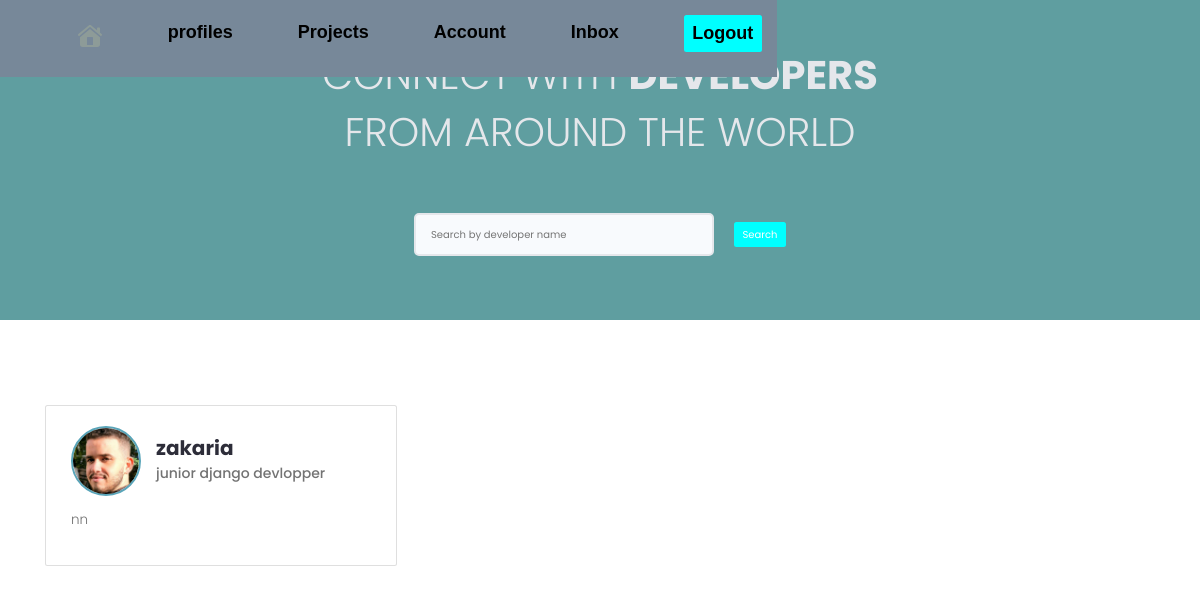
The app's page / (signed in) with its own data.
### users/models.py (models this page shows, shortened)
class Profile(models.Model):
    user = models.OneToOneField(
        User, on_delete=models.CASCADE, null=True, blank=True)
    name = models.CharField(max_length=200, blank=True, null=True)
    email = models.EmailField(max_length=500, blank=True, null=True)
    username = models.CharField(max_length=200, blank=True, null=True)
    location = models.CharField(max_length=200, blank=True, null=True)
    short_intro = models.CharField(max_length=200, blank=True, null=True)
    bio = models.TextField(blank=True, null=True)
    profile_image = models.ImageField(
        null=True, blank=True, upload_to='profiles/', default='user-default.png')
    social_github = models.CharField(max_length=200, blank=True, null=True)
    social_twitter = models.CharField(max_length=200, blank=True, null=True)
    social_linkedin = models.CharField(max_length=200, blank=True, null=True)
    social_youtube = models.CharField(max_length=200, blank=True, null=True)
    social_website = models.CharField(max_length=200, blank=True, null=True)
    created = models.DateTimeField(auto_now_add=True)
    id = models.UUIDField(default=uuid.uuid4, unique=True,
                          primary_key=True, editable=False)

### users/views.py (the view)
# urls.py: path('', views.profile, name='profile'),
def profile(request):
    search_query = ''
    if request.GET.get('search_query'):
        search_query = request.GET.get('search_query')
        print('search:', search_query)
    profiles = Profile.objects.filter(
        Q(name__icontains=search_query) | Q(short_intro__icontains=search_query))
    context = {"profile": profiles,
               "search_query": search_query}
    return render(request, "users/profiles.html", context)

### users/templates/users/profiles.html (shortened to what this page needs)
{% extends 'main.html' %}
{% block content %}
<main class="home">
    <section class="hero-section text-center">
      <div class="container container--narrow">
        <div class="hero-section__box">
          <h2>CONNECT WITH <span>DEVELOPERS</span></h2>
          <h2>FROM AROUND THE WORLD</h2>
        </div>
        <div class="hero-section__search">
          <form class="form" action="#" method="get">
            <div class="form__field">
              <input class="input input--text" id="formInput#search" type="text" name="search_query"
              value="{{search_query}}"  placeholder="Search by developer name" />
            </div>
            <input class="btn btn--sub btn--lg" type="submit" value="Search" />
          </form>
        </div>
      </div>
    </section>
    <section class="devlist">
      <div class="container">
        <div class="grid grid--three">
{% for p in profile %}
          <div class="column card">
            <div class="dev">
              <a href="{% url 'user-profile' p.id %}" class="card__body">
                <div class="dev__profile">
                  <img class="avatar avatar--md" src="{{p.profile_image.url}}" alt="image" />
                  <div class="dev__meta">
                    <h3>{{p.username}}</h3>
                    <h5>{{p.short_intro|slice:"60"}}</h5>
                  </div>
                </div>
                <p class="dev__info">
                    {{p.bio|slice:"100"}}
                </p>
              </a>
            </div>
          </div>
          {% endfor %}
        </div>
      </div>
    </section>
  </main>
{% endblock content %}

### static/styles/app.css (style rules this page uses)
:root { --color-sub: #2d2d39; }
.btn--sub { background-color: aqua; }
.card { border: 2px solid var(--color-light); }
img { width: 100%; }
.hero-section { height: 40vh; display: flex; align-items: center; background-color: cadetblue; }
.hero-section__box { margin-bottom: 4rem; }
.hero-section__box > h2, .hero-section__box > h2 > span { font-size: 4rem; color: var(--color-light); line-height: 1.3; text-transform: uppercase; }
.hero-section__box > h2 { font-weight: 300; }
.hero-section__box > h2 > span { font-weight: 700; }
.hero-section__search > .form { display: flex; align-items: center; justify-content: center; gap: 2rem; }
.hero-section__search > .form input.input--text { width: 30rem; }
.devlist { margin-top: 8rem; }
.devlist .grid { align-items: stretch; }
.devlist .dev .dev__profile { display: flex; align-items: center; gap: 1.5rem; }
.devlist .dev .dev__meta h3 { color: var(--color-sub); font-size: 2rem; font-weight: 700; }
.devlist .dev .dev__meta h5 { color: var(--color-text); font-size: 1.4rem; font-weight: 500; }
.devlist .dev .dev__info { margin: 1.5rem 0; font-size: 1.35rem; line-height: 1.4; text-align: justify; }

### static/uikit/styles/modules/_variables.css (style rules this page uses)
:root { --color-main: #5aa5b9; --color-main-light: #e6faff; --color-sub: #3f4156; --color-sub-light: #51546e; --color-sub-lighter: #ededfd; --color-text: #737373; --color-gray: #8b8b8b; --color-light: #e5e7eb; --color-light-gray: #767676; --color-bg: #f8fafd; --color-white: #fffefd; --color-white-light: #f3f3f3; --color-success: #359e64; --color-success-bg: #def8e8; --color-error: #fc4b0b; --color-error-bg: #fff2ee; --font-base: 'Poppins', arial, helvetica, 'Segoe UI', roboto, ubuntu, sans-serif; --font-monospace: 'Fira Code', 'Courier New', courier, monospace; --font-regular: 300; --font-medium: 500; --font-bold: 700; --generic-shadow: 1px 1px 5px #00000010; --generic-transition: all 0.3s ease-in-out; }

### static/uikit/styles/modules/_base.css (style rules this page uses)
* { margin: 0; padding: 0; box-sizing: border-box; text-rendering: optimizeLegibility; color: inherit; font-size: inherit; }
html { font-size: 50%; }
@media only screen and (min-width: 480px) { html { font-size: 56.25%; } }
@media only screen and (min-width: 1200px) { html { font-size: 62.5%; } }
body { line-height: 1.6; font-weight: 400; font-size: 1.5rem; color: var(--color-text); background-color: var(--color-bg); min-height: 100vh; }

### static/uikit/styles/modules/_typography.css (style rules this page uses)
* { font-family: var(--font-base); }
h2 { font-size: 3.6rem; font-weight: var(--font-bold); }
h3 { font-size: 3.2rem; font-weight: var(--font-medium); }
h5 { font-size: 2.4rem; font-weight: var(--font-medium); }
h5, h6 { font-weight: var(--font-regular); }
p, span, strong { font-size: 1.6rem; color: var(--color-text); font-weight: var(--font-regular); }
a { padding-bottom: 2px; text-decoration: none; display: inline-block; color: var(--color-main); font-weight: var(--font-medium); }

### static/uikit/styles/modules/_utilities.css (style rules this page uses)
.container { width: 92%; max-width: 165rem; margin: 0 auto; box-sizing: border-box; }
.container--narrow { width: 92%; max-width: 120rem; }
@media screen and (min-width: 1000px) { .container { width: 90%; } }
@media screen and (min-width: 1000px) { .container--narrow { width: 85%; } }
@media screen and (min-width: 1200px) { .container { width: 80%; } }
@media screen and (min-width: 1200px) { .container--narrow { width: 72%; } }
.text-center { text-align: center; }

### static/uikit/styles/modules/_avatar.css (style rules this page uses)
.avatar { border-radius: 50%; border: 2px solid var(--color-main); object-fit: cover; }
.avatar--md { height: 7rem; width: 7rem; }

### static/uikit/styles/modules/_button.css (style rules this page uses)
.btn { display: inline-block; position: relative; cursor: pointer; background-color: var(--color-light); font-weight: var(--font-medium); color: var(--color-sub); text-decoration: none; padding: 1rem 2rem; border-radius: 0.5rem; border: none; width: -webkit-fit-content; width: -moz-fit-content; width: fit-content; height: -webkit-fit-content; height: -moz-fit-content; height: fit-content; font-size: 1.6rem; outline-width: 0; outline-color: transparent; -webkit-backface-visibility: hidden; backface-visibility: hidden; transition: all 0.3s ease-in-out; }
.btn--sub { background-color: var(--color-sub); color: var(--color-white); }
.btn--lg { font-size: 1.8rem; padding: 1.2rem 4.5rem; }

### static/uikit/styles/modules/_card.css (style rules this page uses)
.card { border-radius: 1rem; background-color: var(--color-white); border: 1.5px solid var(--color-light); width: auto; height: auto; margin-top: 0.5rem; margin-bottom: 0.5rem; overflow: hidden; }
.card__body, .card__header { padding: 2rem 2.5rem; }

### records on screen
Profile: profile_image (picture), username "zakaria", short_intro "junior django devlopper", bio "nn"
